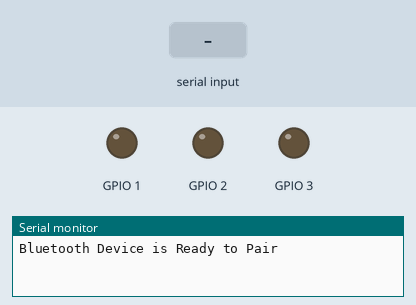
This sketch was run on a simulated ESP32. Shown: output pins drawn as LEDs (lit = HIGH), the last lines printed to the serial monitor. Inputs (shaded band) come from the test bench. Nothing arrives over Bluetooth unless stated.

Above: at 1.2 s.
1.3 s: "1" received over the second serial link
At 1.7 s:
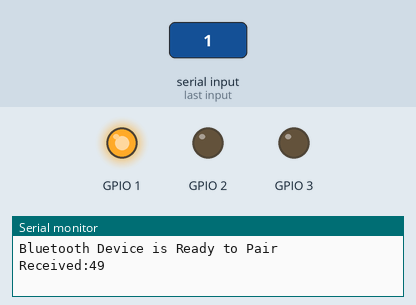
2.8 s: "3" received over the second serial link
At 3.1 s:
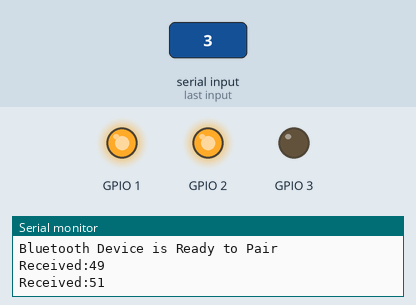
4.3 s: "0" received over the second serial link
At 5.1 s:
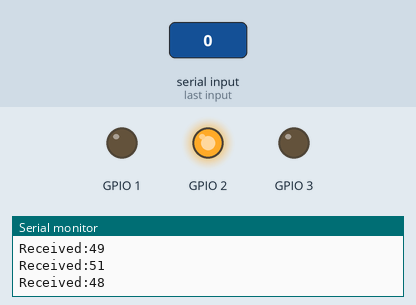
5.8 s: "5" received over the second serial link
At 6.6 s:
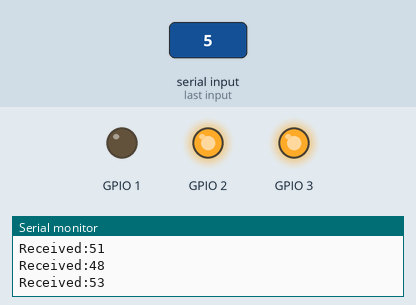
7.3 s: "2" received over the second serial link
At 8.5 s:
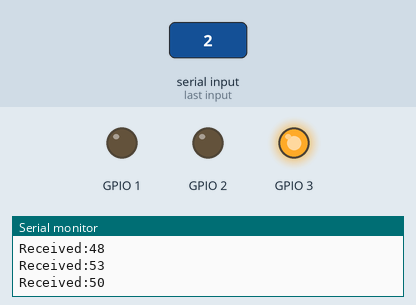
8.8 s: "4" received over the second serial link
At 10.0 s:
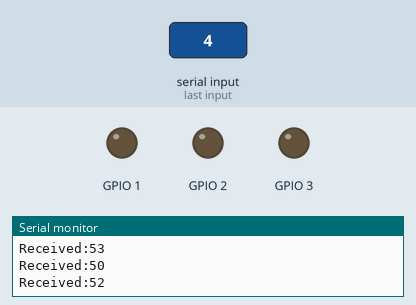
Timing chart, 0 to 11.3 s (numbered marks = the images above; inputs shaded):
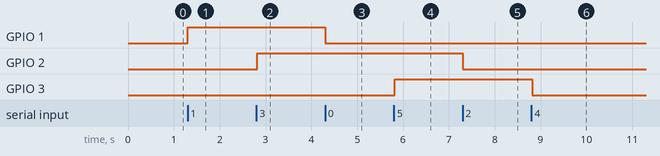

The sketch:

LED_Traffic_light.ino
```cpp
#include "BluetoothSerial.h"

BluetoothSerial ESP_BT;

int incoming;

void setup() {

Serial.begin(9600);

ESP_BT.begin("ESP32_LED_Control");

Serial.println("Bluetooth Device is Ready to Pair");

pinMode (2, OUTPUT);

pinMode (1, OUTPUT);

pinMode (3, OUTPUT);


}

void loop() {

if (ESP_BT.available())
{
incoming = ESP_BT.read();

Serial.print("Received:"); Serial.println(incoming);

if (incoming == 49)
{
digitalWrite(1, HIGH);

ESP_BT.println("GREEN LED ON");
}

if (incoming == 48)
{
digitalWrite(1, LOW);

ESP_BT.println("GREEN LED OFF");
}

if (incoming == 51)
{
digitalWrite(2, HIGH);

ESP_BT.println("YELLOW LED ON");
}

if (incoming == 50)
{
digitalWrite(2, LOW);

ESP_BT.println("YELLOW LED OFF");
}

if (incoming == 53)
{
digitalWrite(3, HIGH);

ESP_BT.println("RED LED ON");
}

if (incoming == 52)
{
digitalWrite(3, LOW);

ESP_BT.println("RED LED OFF");
}

if (incoming == 55)
{
digitalWrite(1, HIGH);

digitalWrite(2, HIGH);

digitalWrite(3, HIGH);

ESP_BT.println("ALL LED ON");
}

if (incoming == 54)
{
digitalWrite(1, LOW);

digitalWrite(12, LOW);

digitalWrite(27, LOW);

ESP_BT.println("ALL LED OFF");
}
}
delay(20);

}
```

Measured:
- after the input at 1.3 s, GPIO 1: LOW → HIGH at once
- after the input at 2.8 s, GPIO 2: LOW → HIGH at once
- after the input at 4.3 s, GPIO 1: HIGH → LOW at once
- after the input at 5.8 s, GPIO 3: LOW → HIGH at once
- after the input at 7.3 s, GPIO 2: HIGH → LOW at once
- after the input at 8.8 s, GPIO 3: HIGH → LOW at once
